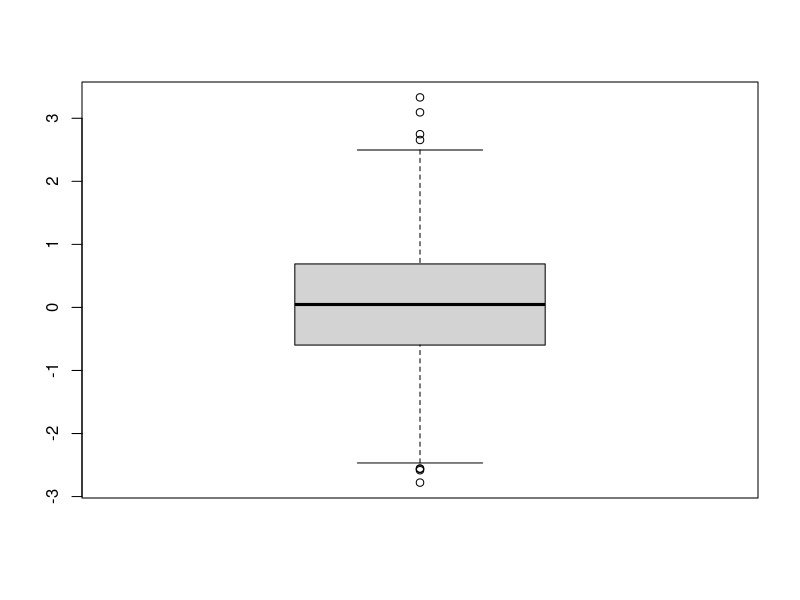
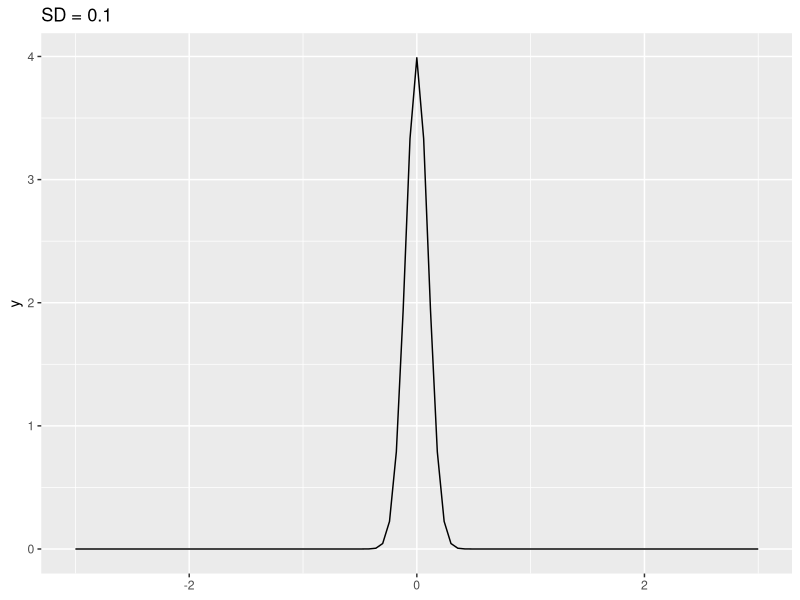
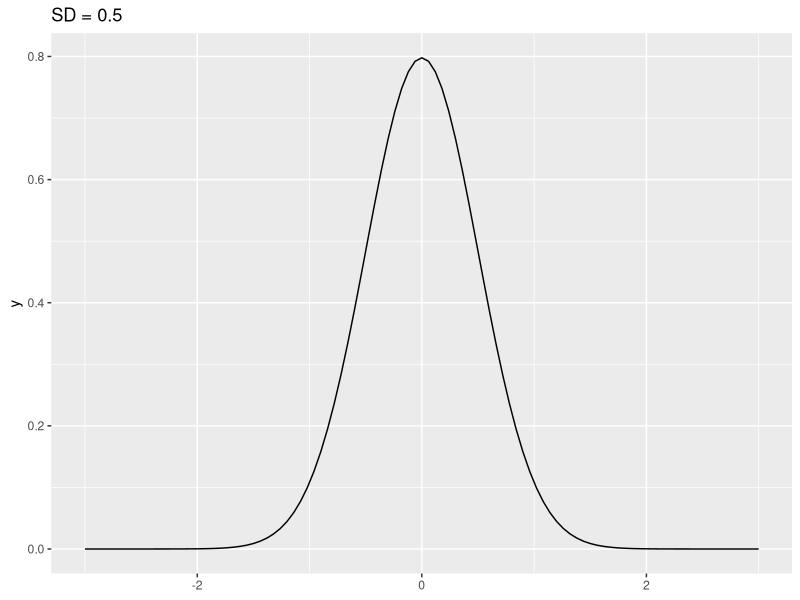
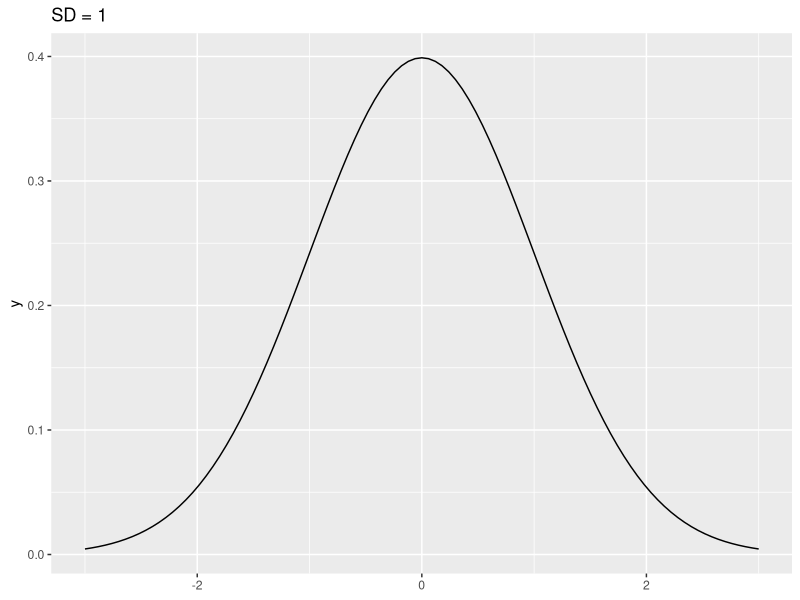
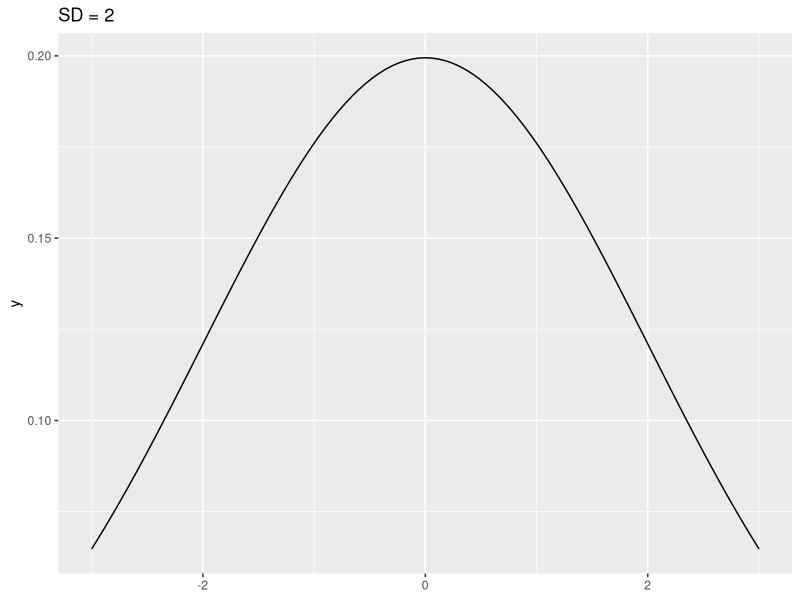

Write the R code that produced these figures, in order.
## ---- chunk 1
set.seed(12345)
data <- rnorm(1000)
## ---- chunk 2
mean(data)
## ---- chunk 3
median(data)
## ---- chunk 4
ordinal <- c(2, 3, 3, 2, 3, 1, 3, 3, 2, 4, 1, 2, 3, 0)
table(ordinal)
## ---- chunk 5
kvartiler <- quantile(data, probs = seq(0, 1, 0.25))
round(kvartiler, 2)
percentiler <- quantile(data, probs = seq(0, 1, 0.1))
round(percentiler, 2)
## ---- chunk 6
graf <- boxplot(data)
## ---- chunk 7
graf$stats
## ---- chunk 8
var(data)
## ---- chunk 9
sd(data)
## ---- chunk 10
library(ggplot2)
grafbas <- ggplot() + xlim(-3, 3)
grafbas + geom_function(fun = dnorm, args = list(sd = 0.1)) + ggtitle("SD = 0.1")
grafbas + geom_function(fun = dnorm, args = list(sd = 0.5)) + ggtitle("SD = 0.5")
grafbas + geom_function(fun = dnorm, args = list(sd = 1)) + ggtitle("SD = 1")
grafbas + geom_function(fun = dnorm, args = list(sd = 2)) + ggtitle("SD = 2")
